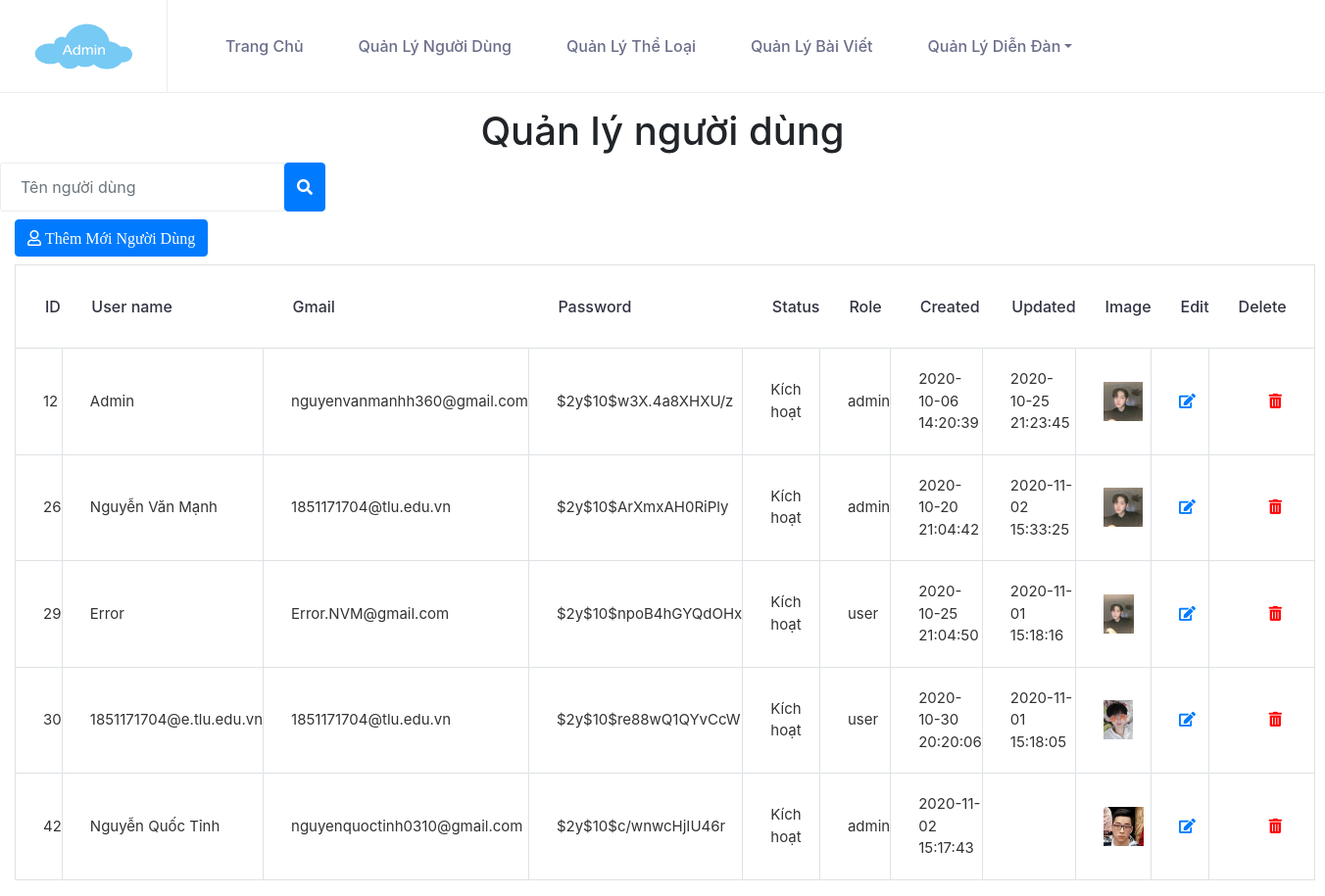
The page /cse485-website-project/Admin/users-index.php (signed in) on the database as committed earlier.
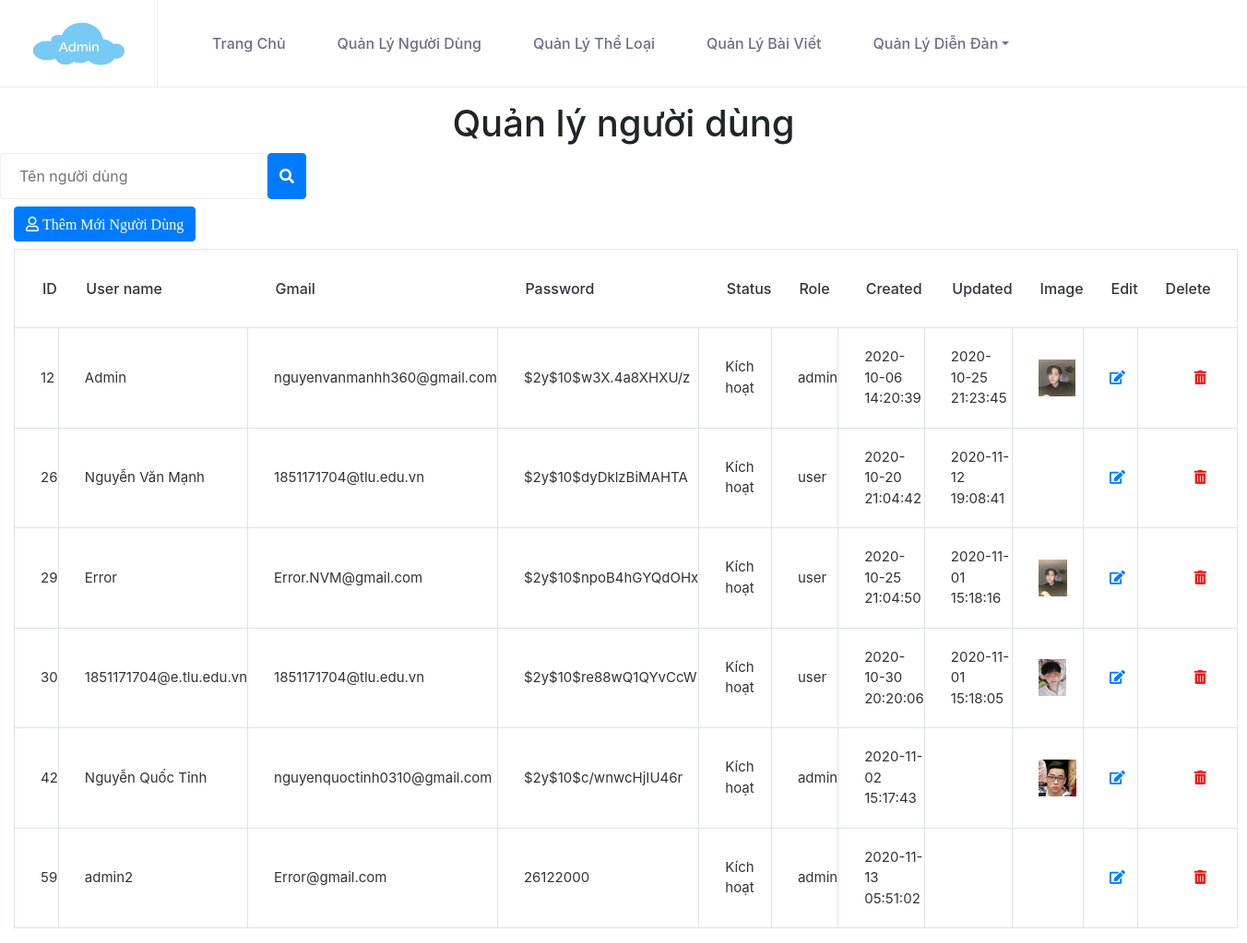
The same page on the database as committed later.
### tables this page shows
CREATE TABLE `users` (
  `ID` int(10) NOT NULL,
  `Username` varchar(50) NOT NULL,
  `Gmail` varchar(50) NOT NULL,
  `Password` varchar(20) NOT NULL,
  `Verification_Code` varchar(255) NOT NULL,
  `Status` tinyint(1) NOT NULL DEFAULT 0,
  `Role` enum('admin','user') NOT NULL DEFAULT 'user',
  `Created_date` datetime NOT NULL DEFAULT current_timestamp(),
  `Updated` datetime DEFAULT NULL,
  `Image` varchar(255) NOT NULL
);

### cse485-website-project/Admin/users-index-process.php (the view, shortened to what this page needs)
<?php
    $UsernameSearch = $_GET['searchString'];
    if (isset($UsernameSearch) && !empty($UsernameSearch))
    {
        $sql = "select * from users where Username like '$UsernameSearch'";
    }
    else
    {
        $sql = "select * from users";
    }
    mysqli_set_charset($conn,"UTF8");
    $result = mysqli_query($conn,$sql);
    while($row = mysqli_fetch_assoc($result))
    {?>
        <tr>
            <td><?php echo $row['ID'] ?></td>
            <td><?php echo $row['Username'] ?></td>
            <td><?php echo $row['Gmail'] ?></td>
            <td><?php echo $row['Password'] ?></td>
            <td>
                <?php
                    if($row['Status'] == '1') { echo "Kích hoạt";}
                ?>
            </td>
            <td><?php echo $row['Role'] ?></td>
            <td><?php echo $row['Created_date'] ?></td>
            <td><?php if ($row['Updated'] != null) echo $row['Updated'] ?></td>
            <td><img src="Assets/images/<?php echo $row['Image'] ?>" alt="" style="height:40px;"></td>
            <td><a href="user-edit.php?id=<?php echo $row['ID'] ?>" name="ID" class="fa fa-edit"></a></td>
            <td class="text-center"><a class="fas fa-trash-alt" style="color:red;" onClick="deleteUser(<?php echo $row['ID']; ?>)"></a></td>
            </tr>
    <?php
    }
?>

Rows that differ between the two databases and show on the page:
changed users "Nguyễn Văn Mạnh": Password "$2y$10$ArXmxAH0RiPly" → "$2y$10$dyDklzBiMAHTA"; Role "admin" → "user"; Updated "2020-11-02 15:33:25" → "2020-11-12 19:08:41"; Image: picture removed
added users: ID "59", Username "admin2", Gmail "Error@gmail.com", Password "26122000", Status "Kích hoạt", Role "admin", Created_date "2020-11-13 05:51:02"
